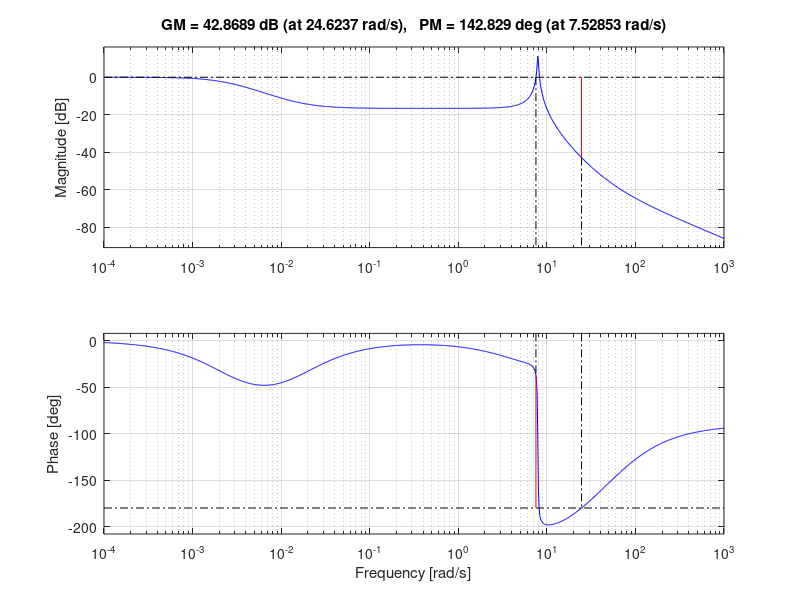

The MATLAB script that drew this image: (Note: this script raises an error after producing the figure.)
clc 
clear all %Bu ve üstteki clc beraber kullanılıldığında script çalıştırırken önceki değişkenlei workspaceden siler

num = [1 18]; % Transfer fonksiyonun pay kısmı
den = [1 6 60 312]; % Transfer fonksiyonun payda  kısmı
T = tf(num,den) % Transfer fonksiyonu oluşturan tf fonksiyonu bunda ; yok çünkü terminalde görmek istiyorum transfer fonksiyonunu

Kp = 3; % P değeri
Ki = 0.05; % I değeri
Kd = 0.05; % D değeri
G1 = pid(Kp, Ki, Kd); % PID

F = feedback(G1*T,1) % Kapalı çevrim Fonksiyonu

%bode(F)
margin(F)
anan = bandwidth(F)

grid on